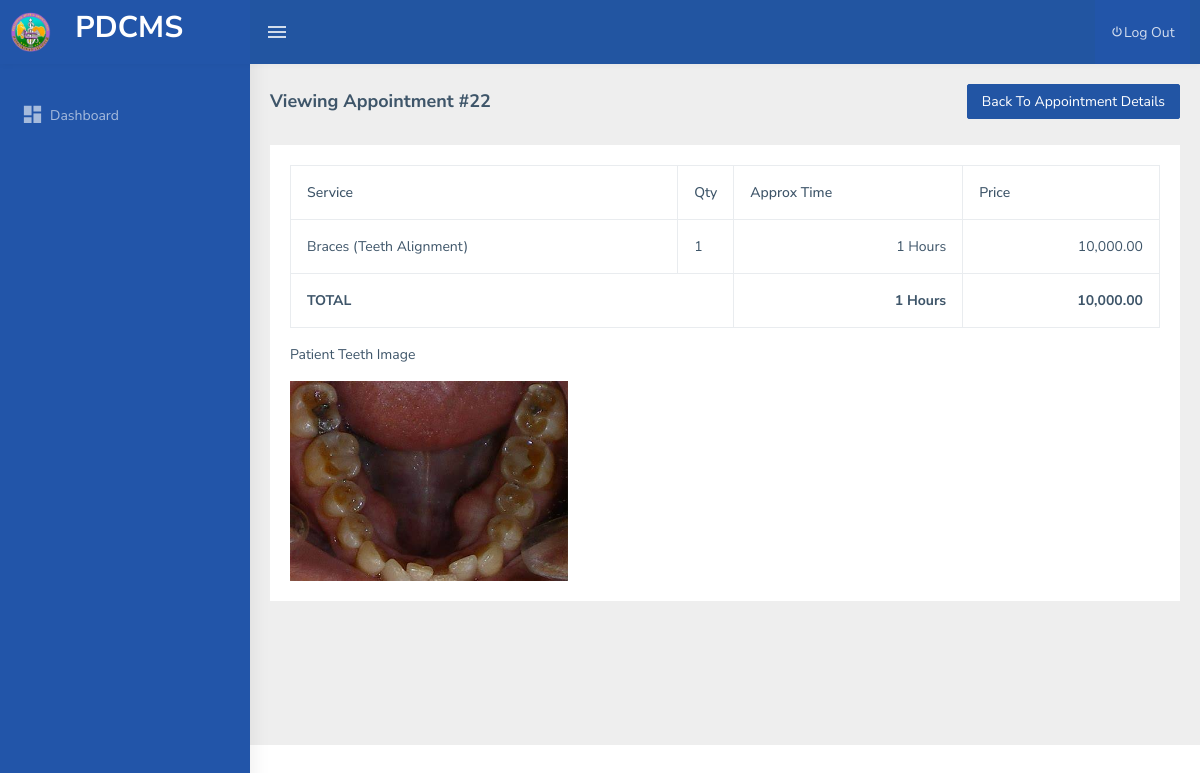
The app's page /dental_admin/view_receipt.php?id=22 with its own data.
### tables this page shows
CREATE TABLE `tbl_appointment_items` (
  `id` int(11) NOT NULL AUTO_INCREMENT,
  `appointment_id` int(11) DEFAULT NULL,
  `service_id` int(11) DEFAULT NULL,
  `qty` int(11) DEFAULT NULL,
  `price` decimal(13,2) DEFAULT NULL,
  `appointment_time` varchar(45) DEFAULT NULL,
  PRIMARY KEY (`id`)
);

CREATE TABLE `tbl_service` (
  `id` int(11) NOT NULL AUTO_INCREMENT,
  `clinic_id` int(11) NOT NULL,
  `srvc_name` varchar(255) NOT NULL,
  `srvc_desc` varchar(255) NOT NULL,
  `srvc_price` varchar(255) NOT NULL,
  `srvc_time` varchar(45) DEFAULT NULL,
  `created_date` datetime DEFAULT current_timestamp(),
  PRIMARY KEY (`id`)
);

CREATE TABLE `tbl_appointment` (
  `id` int(11) NOT NULL AUTO_INCREMENT,
  `patient_id` int(11) DEFAULT NULL,
  `clinic_id` int(11) DEFAULT NULL,
  `appointment_date` date DEFAULT NULL,
  `remarks` text DEFAULT NULL,
  `date_created` date DEFAULT NULL,
  `status_id` int(11) DEFAULT 1,
  `paid_id` int(11) DEFAULT 1,
  `dentist_id` int(11) DEFAULT NULL,
  `image` varchar(255) DEFAULT NULL,
  `mode_of_payment` int(11) DEFAULT NULL,
  `acceptable` int(11) DEFAULT NULL,
  `dental_admin_id` int(11) DEFAULT NULL,
  `paid_amount` float DEFAULT NULL,
  `change_amount` float DEFAULT NULL,
  PRIMARY KEY (`id`)
);

### includes/functions.php (called while the page is built, shortened)
<?php
function get_one($sql)
{
    $result = mysqli_query($_SESSION['conn'], $sql);
    while ($row = mysqli_fetch_object($result)) {
        return $row;
    }
}
function get_list($sql)
{
    $result = mysqli_query($_SESSION['conn'], $sql);
    $temp = array();
    while ($row = $result->fetch_assoc()) {
        $temp[] = $row;
    }
    return $temp;
}
function convertTime($data)
{
    return $data . " Hours";
}

### dental_admin/view_receipt.php (the view, shortened to what this page needs)
<?php include 'header.php'; ?>
<div class="page-wrapper">
  <div class="page-breadcrumb">
    <div class="row">
      <div class="col-12 d-flex no-block align-items-center" style="margin-bottom: 6px;">
        <h4 class="page-title">Viewing Appointment #<?= $_GET['id'] ?></h4>
        <div class="ms-auto text-end">
          <a href="view_appointment.php?id=<?= $_GET['id'] ?>" class="btn btn-info col-12" type="button" style="margin-right: 4px;">Back To Appointment Details</a>
        </div>
      </div>
    </div>
  </div>
  <div class="container-fluid">
    <?php $id = $_GET['id']  ?>
    <?php $clinic_details = get_clinic(get_one("SELECT clinic_id from tbl_appointment where id = $id")->clinic_id); ?>
    <?php $appointment_details = get_one("SELECT DATE_FORMAT(appointment_date,'%m-%d-%Y') as appointment_date, remarks,status_id,paid_id,id,patient_id,image from tbl_appointment where id = $id"); ?>
    <div class="row">
      <div class="col-md-12">
        <div class="card">
          <div class="card-body">
            <div class="row">
              <div class="col-md-12">
                <form method="post">
                  <div class="table-responsive">
                    <table id="table_eto" class="table table-bordered">
                      <thead>
                        <tr>
                          <th>Service</th>
                          <th style="width: 0.1%;">Qty</th>
                          <th>Approx Time</th>
                          <th>Price</th>
                        </tr>
                      </thead>
                      <?php $tmp = 0 ?>
                      <?php $tmptime = 0 ?>
                      <tbody>
                        <?php foreach (get_list("SELECT i.*,s.srvc_name from tbl_appointment_items i inner join tbl_service s on s.id = i.service_id where i.appointment_id = $id") as $key => $res) { ?>
                          <tr>
                            <td><?= $res['srvc_name'] ?></td>
                            <td><?= $res['qty'] ?></td>
                            <td style="text-align:right"><?= convertTime($res['appointment_time']) ?></td>
                            <td style="text-align:right"><?= number_format($res['price'] * $res['qty'], 2) ?></td>
                          </tr>
                          <?php $tmp += ($res['price'] * $res['qty']); ?>
                          <?php $tmptime += ($res['appointment_time'] * $res['qty']); ?>
                        <?php } ?>
                        <tr>
                          <td style="font-weight:bold" colspan="2">TOTAL</td>
                          <td style="text-align:right;font-weight:bold"><?= convertTime($tmptime) ?></td>
                          <td style="text-align:right;font-weight:bold"><?= number_format($tmp, 2) ?></td>
                        </tr>
                      </tbody>
                    </table>
                  </div>
                </form>
                <p>Patient Teeth Image</p>
                <img src="../images/teeth/<?= $appointment_details->image ?>" alt="" style="witdh:200px;height:200px">
              </div>
            </div>
          </div>
        </div>
      </div>
    </div>
  </div>
  <?php include 'footer.php'; ?>

### records on screen
tbl_appointment_items: service.srvc_name "Braces (Teeth Alignment)", qty "1", appointment_time "1 Hours", $res['price'] * $res['qty'] "10,000.00"
tbl_appointment: image (picture)

### other values on screen
$_GET['id'] "22"
convertTime($tmptime) "1 Hours"
$tmp "10,000.00"
